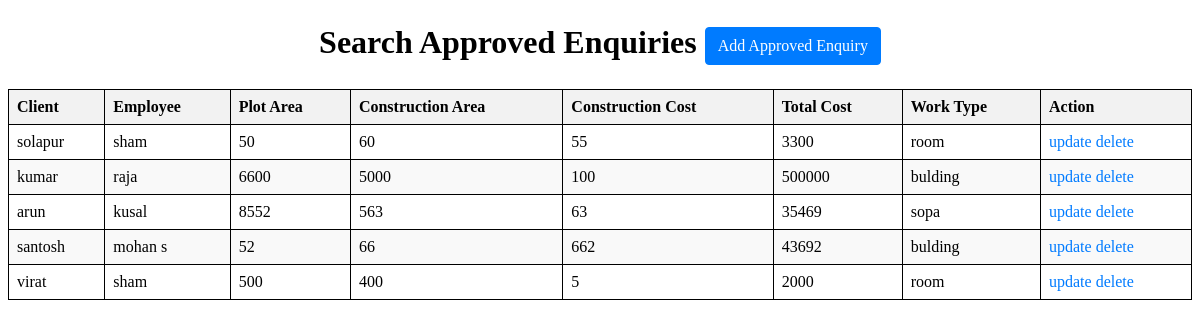
The page /search_approvedinquiry/ (signed in) on the database as committed earlier.
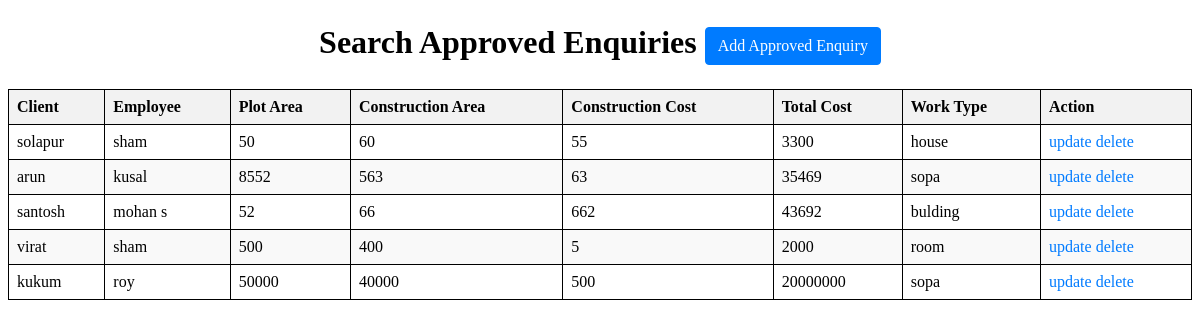
The same page on the database as committed later.
### construction/models.py (models this page shows, shortened)
class approvedinquiry(models.Model):
    customer_name = models.ForeignKey(Client_registration, on_delete=models.CASCADE)
    employee = models.ForeignKey(employeeregistration, on_delete=models.CASCADE)
    plotarea = models.IntegerField()
    constructionarea = models.IntegerField()
    constructioncost = models.IntegerField()
    totalcost = models.IntegerField()
    worktype = models.ForeignKey(constructiontype, on_delete=models.CASCADE)

class Client_registration(models.Model):
    client_name = models.CharField(max_length=100)
    representative_name = models.ForeignKey(employeeregistration, on_delete=models.CASCADE)
    phone_no = models.IntegerField()
    email = models.EmailField()
    site_address = models.TextField()
    inquiry_date = models.DateField()
    def __str__(self):
        return self.client_name

class employeeregistration(models.Model):
    employee_name = models.CharField(max_length=50)
    employeeid = models.CharField(max_length=5, unique=True, blank=True)
    emailid = models.EmailField()
    phonenum = models.BigIntegerField()
    dateofbirth = models.DateField()
    permanentaddress = models.TextField()
    presentaddress = models.TextField()
    gender = models.CharField(max_length=15)
    bloodgroup = models.CharField(max_length=15)
    status = models.CharField(max_length=15)
    bankacnum = models.BigIntegerField()
    qualification = models.CharField(max_length=50)
    aadharcard = models.BigIntegerField()
    pancard = models.CharField(max_length=10)
    pfnum = models.CharField(max_length=22)
    pfeligibledate = models.DateField()
    licencenum = models.CharField(max_length=16)
    def __str__(self):
        return self.employee_name

class constructiontype(models.Model):
    con_type = models.CharField(max_length=255)
    description = models.CharField(max_length=255)
    def __str__(self):
        return self.con_type

### construction/middlewares.py (the view)
    def wrapped_view (request,*args,**kwargs):
        if request.user.is_authenticated==False:
            return redirect('login')
        return view_function(request,*args,**kwargs)

### construction/views.py (called while the page is built)
@auth
def search_approvedinquiry(request):
    inquiries = approvedinquiry.objects.all()
    return render(request, "searchapprovedinquiry.html", {'inquiries': inquiries})

### construction/templates/searchapprovedinquiry.html (shortened to what this page needs)
<!DOCTYPE html>
<html>
<head>
</head>
<body>
<h1 class="m-4 text-center">Search Approved Enquiries <a href="/approvedinquiry/" class="btn btn-primary">Add Approved Enquiry</a></h1>
 <table border="1">
        <thead>
            <tr>
                <th>Client</th>
                <th>Employee</th>
                <th>Plot Area</th>
                <th>Construction Area</th>
                <th>Construction Cost</th>
                <th>Total Cost</th>
                <th>Work Type</th>
                <th>Action</th>
            </tr>
        </thead>
        <tbody>
            {% for i in inquiries %}
                <tr>
                    <td>{{ i.customer_name }}</td>
                    <td>{{ i.employee }}</td>
                    <td>{{ i.plotarea }}</td>
                    <td>{{ i.constructionarea }}</td>
                    <td>{{ i.constructioncost }}</td>
                    <td>{{ i.totalcost }}</td>
                    <td>{{ i.worktype }}</td>
                  <td> <a href="/update_approvedinquiry/{{i.id}}"> update</a>
            <a href="/delete_approvedinquiry/{{i.id}}"> delete</a></td>
                </tr>
            {% endfor %}
        </tbody>
    </table>
</body>
</html>

Rows that differ between the two databases and show on the page:
removed approvedinquiry: customer_name "kumar", employee "raja", plotarea "6600", constructionarea "5000", constructioncost "100", totalcost "500000", worktype "bulding"
changed approvedinquiry "solapur": worktype "room" → "house"
added approvedinquiry: customer_name "kukum", employee "roy", plotarea "50000", constructionarea "40000", constructioncost "500", totalcost "20000000", worktype "sopa"
